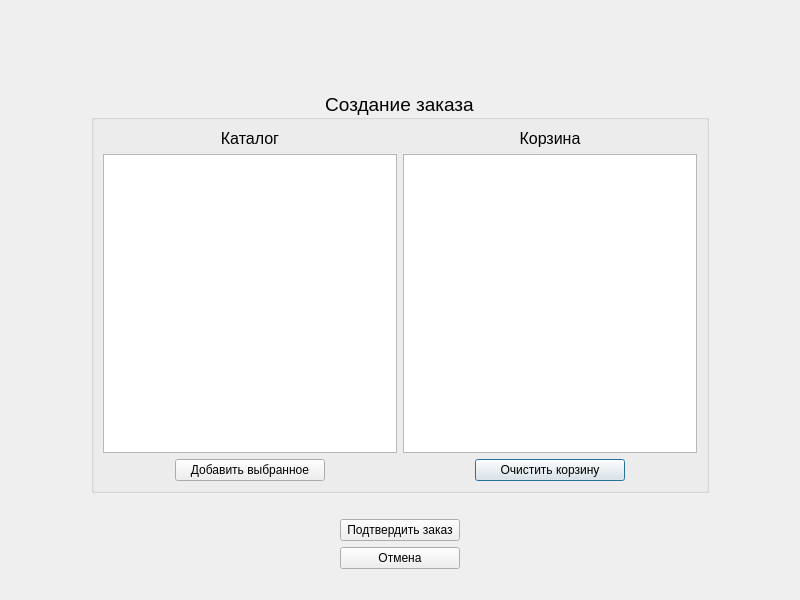
<?xml version="1.0" encoding="UTF-8"?>
<ui version="4.0">
 <class>OrderWindow</class>
 <widget class="QDialog" name="OrderWindow">
  <property name="geometry">
   <rect>
    <x>0</x>
    <y>0</y>
    <width>800</width>
    <height>600</height>
   </rect>
  </property>
  <property name="windowTitle">
   <string>Dialog</string>
  </property>
  <layout class="QGridLayout" name="gridLayout_4">
   <item row="2" column="1">
    <spacer name="verticalSpacer_3">
     <property name="orientation">
      <enum>Qt::Orientation::Vertical</enum>
     </property>
     <property name="sizeType">
      <enum>QSizePolicy::Policy::Fixed</enum>
     </property>
     <property name="sizeHint" stdset="0">
      <size>
       <width>20</width>
       <height>20</height>
      </size>
     </property>
    </spacer>
   </item>
   <item row="1" column="2">
    <spacer name="horizontalSpacer_2">
     <property name="orientation">
      <enum>Qt::Orientation::Horizontal</enum>
     </property>
     <property name="sizeType">
      <enum>QSizePolicy::Policy::Fixed</enum>
     </property>
     <property name="sizeHint" stdset="0">
      <size>
       <width>80</width>
       <height>20</height>
      </size>
     </property>
    </spacer>
   </item>
   <item row="1" column="0">
    <spacer name="horizontalSpacer">
     <property name="orientation">
      <enum>Qt::Orientation::Horizontal</enum>
     </property>
     <property name="sizeType">
      <enum>QSizePolicy::Policy::Fixed</enum>
     </property>
     <property name="sizeHint" stdset="0">
      <size>
       <width>80</width>
       <height>20</height>
      </size>
     </property>
    </spacer>
   </item>
   <item row="5" column="1">
    <spacer name="verticalSpacer">
     <property name="orientation">
      <enum>Qt::Orientation::Vertical</enum>
     </property>
     <property name="sizeType">
      <enum>QSizePolicy::Policy::Fixed</enum>
     </property>
     <property name="sizeHint" stdset="0">
      <size>
       <width>20</width>
       <height>20</height>
      </size>
     </property>
    </spacer>
   </item>
   <item row="0" column="1">
    <spacer name="verticalSpacer_2">
     <property name="orientation">
      <enum>Qt::Orientation::Vertical</enum>
     </property>
     <property name="sizeType">
      <enum>QSizePolicy::Policy::Fixed</enum>
     </property>
     <property name="sizeHint" stdset="0">
      <size>
       <width>20</width>
       <height>80</height>
      </size>
     </property>
    </spacer>
   </item>
   <item row="1" column="1">
    <widget class="QGroupBox" name="groupBox">
     <property name="font">
      <font>
       <pointsize>14</pointsize>
      </font>
     </property>
     <property name="title">
      <string>Создание заказа</string>
     </property>
     <property name="alignment">
      <set>Qt::AlignmentFlag::AlignCenter</set>
     </property>
     <layout class="QGridLayout" name="gridLayout_2">
      <item row="1" column="1">
       <widget class="QListWidget" name="listCatalog">
        <property name="font">
         <font>
          <pointsize>9</pointsize>
         </font>
        </property>
       </widget>
      </item>
      <item row="2" column="1" colspan="2">
       <layout class="QGridLayout" name="gridLayout">
        <item row="0" column="5">
         <spacer name="horizontalSpacer_7">
          <property name="orientation">
           <enum>Qt::Orientation::Horizontal</enum>
          </property>
          <property name="sizeHint" stdset="0">
           <size>
            <width>40</width>
            <height>20</height>
           </size>
          </property>
         </spacer>
        </item>
        <item row="0" column="0">
         <spacer name="horizontalSpacer_6">
          <property name="orientation">
           <enum>Qt::Orientation::Horizontal</enum>
          </property>
          <property name="sizeHint" stdset="0">
           <size>
            <width>40</width>
            <height>20</height>
           </size>
          </property>
         </spacer>
        </item>
        <item row="0" column="4">
         <widget class="QPushButton" name="btnClearCart">
          <property name="sizePolicy">
           <sizepolicy hsizetype="Minimum" vsizetype="Fixed">
            <horstretch>0</horstretch>
            <verstretch>0</verstretch>
           </sizepolicy>
          </property>
          <property name="minimumSize">
           <size>
            <width>150</width>
            <height>0</height>
           </size>
          </property>
          <property name="font">
           <font>
            <pointsize>9</pointsize>
           </font>
          </property>
          <property name="text">
           <string>Очистить корзину</string>
          </property>
         </widget>
        </item>
        <item row="0" column="1">
         <widget class="QPushButton" name="btnAddToCart">
          <property name="minimumSize">
           <size>
            <width>150</width>
            <height>0</height>
           </size>
          </property>
          <property name="font">
           <font>
            <pointsize>9</pointsize>
           </font>
          </property>
          <property name="text">
           <string>Добавить выбранное</string>
          </property>
         </widget>
        </item>
        <item row="0" column="2">
         <spacer name="horizontalSpacer_5">
          <property name="orientation">
           <enum>Qt::Orientation::Horizontal</enum>
          </property>
          <property name="sizeHint" stdset="0">
           <size>
            <width>40</width>
            <height>20</height>
           </size>
          </property>
         </spacer>
        </item>
        <item row="0" column="3">
         <spacer name="horizontalSpacer_8">
          <property name="orientation">
           <enum>Qt::Orientation::Horizontal</enum>
          </property>
          <property name="sizeHint" stdset="0">
           <size>
            <width>40</width>
            <height>20</height>
           </size>
          </property>
         </spacer>
        </item>
       </layout>
      </item>
      <item row="1" column="2">
       <widget class="QListWidget" name="listCart">
        <property name="font">
         <font>
          <pointsize>9</pointsize>
         </font>
        </property>
       </widget>
      </item>
      <item row="0" column="1">
       <widget class="QLabel" name="label">
        <property name="font">
         <font>
          <pointsize>12</pointsize>
         </font>
        </property>
        <property name="text">
         <string>Каталог</string>
        </property>
        <property name="alignment">
         <set>Qt::AlignmentFlag::AlignCenter</set>
        </property>
       </widget>
      </item>
      <item row="0" column="2">
       <widget class="QLabel" name="label_2">
        <property name="font">
         <font>
          <pointsize>12</pointsize>
         </font>
        </property>
        <property name="text">
         <string>Корзина</string>
        </property>
        <property name="alignment">
         <set>Qt::AlignmentFlag::AlignCenter</set>
        </property>
       </widget>
      </item>
     </layout>
    </widget>
   </item>
   <item row="3" column="1">
    <layout class="QGridLayout" name="gridLayout_3">
     <item row="2" column="1">
      <widget class="QPushButton" name="btnClose">
       <property name="minimumSize">
        <size>
         <width>120</width>
         <height>0</height>
        </size>
       </property>
       <property name="text">
        <string>Отмена</string>
       </property>
      </widget>
     </item>
     <item row="0" column="1">
      <widget class="QPushButton" name="btnConfirmOrder">
       <property name="minimumSize">
        <size>
         <width>120</width>
         <height>0</height>
        </size>
       </property>
       <property name="text">
        <string>Подтвердить заказ</string>
       </property>
      </widget>
     </item>
     <item row="0" column="0">
      <spacer name="horizontalSpacer_3">
       <property name="orientation">
        <enum>Qt::Orientation::Horizontal</enum>
       </property>
       <property name="sizeHint" stdset="0">
        <size>
         <width>40</width>
         <height>20</height>
        </size>
       </property>
      </spacer>
     </item>
     <item row="0" column="2">
      <spacer name="horizontalSpacer_4">
       <property name="orientation">
        <enum>Qt::Orientation::Horizontal</enum>
       </property>
       <property name="sizeHint" stdset="0">
        <size>
         <width>40</width>
         <height>20</height>
        </size>
       </property>
      </spacer>
     </item>
    </layout>
   </item>
  </layout>
 </widget>
 <resources/>
 <connections/>
</ui>
